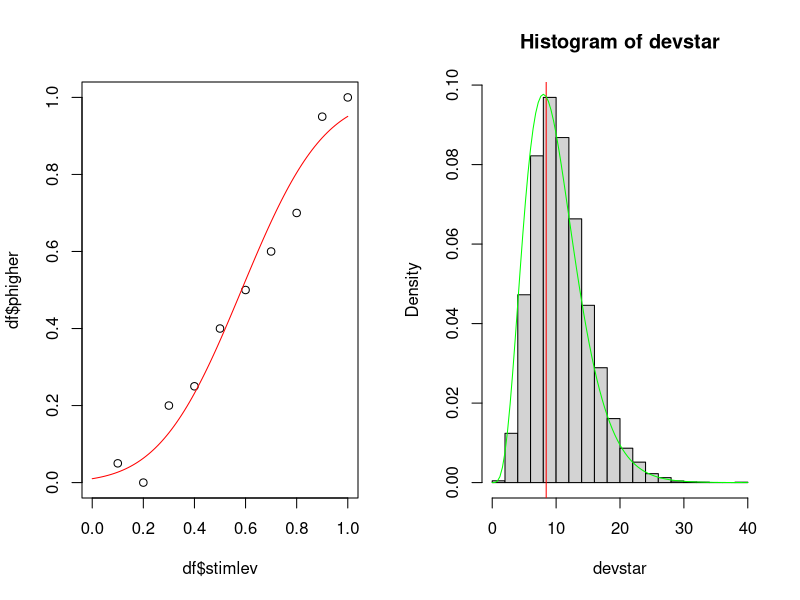

Recreate this plot in R.
# deviance.R  Illustrate a goodness of fit test for a psychometric function

rm( list=ls() )

# make up some behavioural data for a discrimination task
df <- data.frame( stimlev=seq( 0.1, 1.0, by=0.1 ),                  # stimulus levels
                  ntrials=rep( 20, times=10 ),                      # number of trials at each stimulus level
                  nhigher=c( 1, 0, 4, 5, 8, 10, 12, 14, 19, 20 ) )  # number of trials where the observer responded "higher"
df$phigher <- df$nhigher / df$ntrials                               # 'nhigher' expressed as a proportion

# choose the form of the psychometric function
psyfn <- function( x, mu, sigma )
    pnorm( x, mu, sigma )

# define a function to calculate the log likelihood of a dataset
loglike <- function( nhigher, ntrials, phigher )
    sum(log( dbinom( nhigher, ntrials, phigher ) ))

# define a maximum likelihood objective function
# - note that this is the same objective function we used in previous scripts,
#   formulated using the loglike() function
obj <- function( p, data )
    -loglike( data$nhigher, data$ntrials, psyfn( data$stimlev, p[1], p[2] ) )

# fit the objective function
pinit <- c( 0.5, 0.2 )                          # initial guess
phat <- optim( pinit, obj, NULL, data=df )$par  # find parameters of best fit

# show data and fitted function
par( mfrow=c(1,2) )
plot( df$stimlev, df$phigher, col='black', xlim=c(0,1), ylim=c(0,1) )
curve( psyfn( x, phat[1], phat[2] ), col='red', add=TRUE )

# get fitted probabilities
pfit <- psyfn( df$stimlev, phat[1], phat[2] )

# define a function that gives the deviance of a dataset
devfn <- function( nhigher )
    2*( loglike( nhigher, df$ntrials, nhigher/df$ntrials ) -   # log likelihood of perfect fit
        loglike( nhigher, df$ntrials, pfit ) )                 # log likelihood of actual fit

# find the deviance of the actual data
dev <- devfn( df$nhigher )

# find distribution of deviance
devn <- 10000
devstar <- rep( NaN, devn )
for (i in 1:devn) {
    
    # resample data
    dfstar <- df
    dfstar$nhigher <- rbinom( nrow(dfstar), dfstar$ntrials, pfit )
    dfstar$phigher <- dfstar$nhigher / dfstar$ntrials
    
    # find deviance of resampled data
    devstar[i] <- devfn( dfstar$nhigher )
    
}

# show distribution of deviance
hist( devstar, breaks=25, probability=TRUE )
abline( v=dev, col='red' )

# find the p level of the deviance of the actual data
plevel = mean( devstar > dev )
print(sprintf('plevel = %.4f',plevel))

# show asymptotic distribution of deviance; limit as number of stimulus levels --> Inf  (Wichmann & Hill, 2001a, p. 1303)
curve( dchisq( x, df=nrow(df) ), col='green', add=TRUE )
